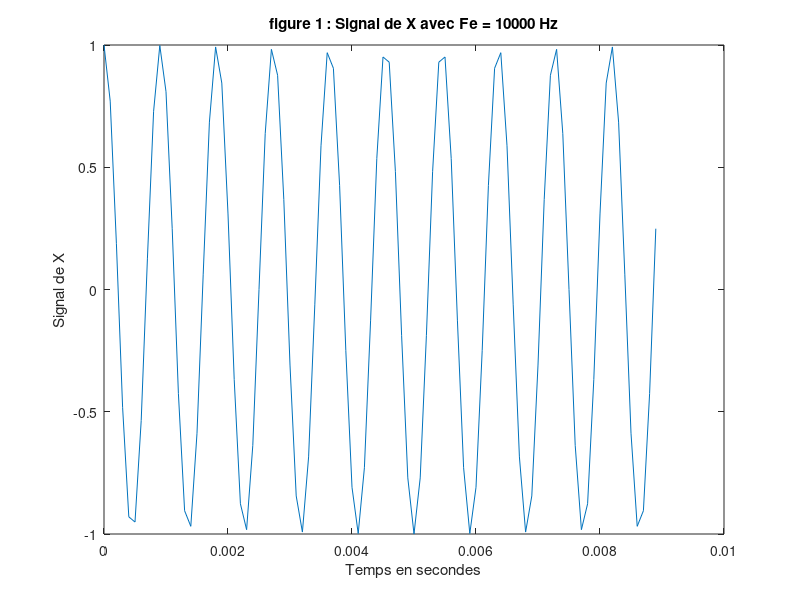
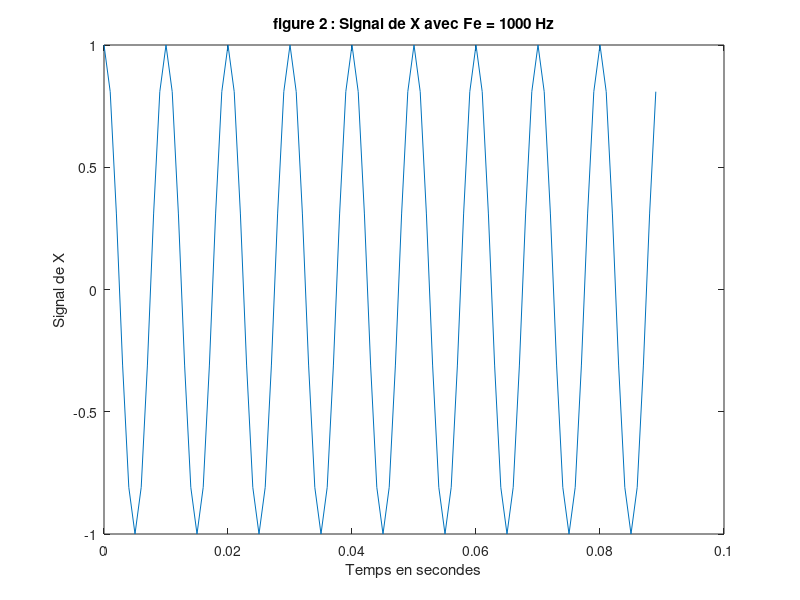
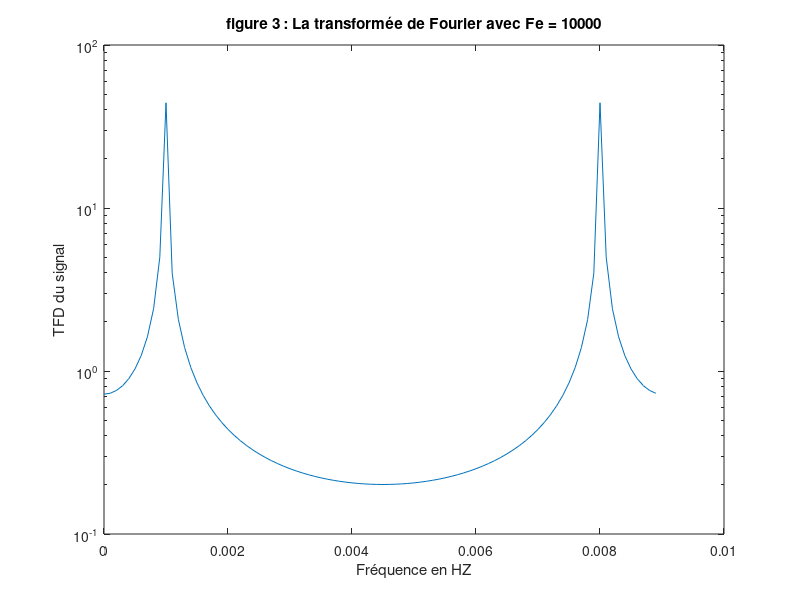
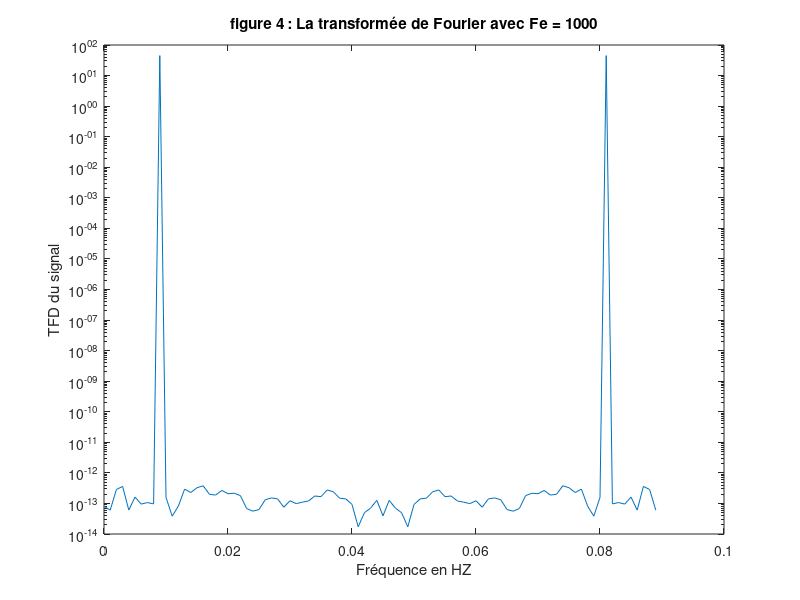

MATLAB code for these plots, in order:
% Initialisation de Matlab
clear;
close all;
clc;

%%%%%%%%%%%%%%%%%%%%%%%%%%%%%%%%%%%%%%%%%%%%%%%%%%%%%%%%%%%%%%%%%%%%%%%%%%%
% Effet de l'échantillonnage : Génération et tracé d'un cosinus numérique
%%%%%%%%%%%%%%%%%%%%%%%%%%%%%%%%%%%%%%%%%%%%%%%%%%%%%%%%%%%%%%%%%%%%%%%%%%%

%1. Générer 90 échantillons d'un cosinus, d'amplitude 1 (V), de fréquence 
%   f0 = 1100 Hz et échantillonné à Fe = 10000 Hz

%Paramètres
f0 = 1100;        %fréquence du cosinus
Fe = 10000;       %fréquence d'échantillonnage
Te = 1 / Fe;      %période d'échantillonnage
N = 90;           %nombre d'échantillons

%Génération du signal
x = cos(2 * pi *f0 * (0 : Te : (N - 1) * Te));

%2. tracé du cosinus généré précédemment avec une échelle temporelle en 
%   secondes

%Tracé du signal
figure;
plot((0 : Te : (N - 1) * Te), x)
xlabel('Temps en secondes')
ylabel('Signal de X')
title('figure 1 : Signal de X avec Fe = 10000 Hz')

%3. Générer 90 échantillons d'un cosinus, d'amplitude 1 (V), de fréquence
%   f0 = 1100 Hz et échantillonné à Fe = 1000 Hz
 
%Paramètres
f0 = 1100;        %fréquence du cosinus
Fe = 1000;        %fréquence d'échantillonnage
Te = 1 / Fe;      %période d'échantillonnage
N = 90;           %nombre d'échantillons

%Génération du signal
x = cos(2 * pi *f0 * (0 : Te : (N - 1) * Te));

%4. tracé du cosinus généré précédemment avec une échelle temporelle en 
%   secondes

%Tracé du signal
figure;
plot((0:Te:(N-1) * Te), x)
xlabel('Temps en secondes')
ylabel('Signal de X')
title('figure 2 : Signal de X avec Fe = 1000 Hz')

%%%%%%%%%%%%%%%%%%%%%%%%%%%%%%%%%%%%%%%%%%%%%%%%%%%%%%%%%%%%%%%%%%%%%%%%%%%
% Transformée de Fourier discrète (TFD)
%%%%%%%%%%%%%%%%%%%%%%%%%%%%%%%%%%%%%%%%%%%%%%%%%%%%%%%%%%%%%%%%%%%%%%%%%%%

%2.a) estimation de la transformée de Fourier d'un cosinus de fréquence 
%     f0 = 1100 Hz, d'amplitude A = 1V et échantillonné à Fe = 10000 Hz

%Calcul de la TFD du signal

%Paramètres
f0 = 1100;        %fréquence du cosinus
Fe = 10000;       %fréquence d'échantillonnage
Te = 1 / Fe;      %période d'échantillonnage
N = 90;           %nombre d'échantillons

%Génération du signal
x = cos(2 * pi *f0 * (0:Te:(N-1) * Te));
X = fft(x);

%Tracé du module de la TFD du signal
figure;
semilogy((0:Te:(N-1) * Te), abs(X))
xlabel('Fréquence en HZ')
ylabel('TFD du signal')
title('figure 3 : La transformée de Fourier avec Fe = 10000')


%2.b) estimation de la transformée de Fourier d'un cosinus de fréquence 
%     f0 = 1100 Hz, d'amplitude A = 1V et échantillonné à Fe = 1000 Hz

%Paramètres
f0 = 1100;        %fréquence du cosinus
Fe = 1000;        %fréquence d'échantillonnage
Te = 1 / Fe;      %période d'échantillonnage
N = 90;           %nombre d'échantillons

%Génération du signal
x = cos(2 * pi *f0 * (0:Te:(N-1) * Te));
X = fft(x);

%Tracé du module de la TFD du signal
figure;
semilogy((0:Te:(N-1) * Te), abs(X))
xlabel('Fréquence en HZ')
ylabel('TFD du signal')
title('figure 4 : La transformée de Fourier avec Fe = 1000')

%%%%%%%%%%%%%%%%%%%%%%%%%%%%%%%%%%%%%%%%%%%%%%%%%%%%%%%%%%%%%%%%%%%%%%%%%%%
% TFD du signal x 
%%%%%%%%%%%%%%%%%%%%%%%%%%%%%%%%%%%%%%%%%%%%%%%%%%%%%%%%%%%%%%%%%%%%%%%%%%%

%4) calcul de la transformée de Fourier d'un cosinus de fréquence 
%   f0 = 1100, échantillonné à Fe = 1000 en utilisant  et la technique du 
%   Zero Padding

% Paramètres
f0 = 1100;           % fréquence du cosinus
Fe = 10000;          % fréquence d'échantillonnage
Te = 1 / Fe;         % période d'échantiollonnage
N = 90;              % pas d'échantiollannage

% Génération du signal
x = cos(2 * pi * f0 * (0 : Te : (N - 1) * Te));
Nprime = 2 ^ nextpow2(length(x));          % Nombre de points
X = fft(x, Nprime);

% Tracé du module de cette transformé de Fourier en échelle log 
figure;
semilogy(linspace(-1 / 2 * Te, 1 / 2 * Te, length(X)), abs(X));
xlabel('Fréquence en Hz');
ylabel('|TF(x)|');
title('figure 5 : |TF(x)| en utilisant Zero Padding');

%5) Zero Padding avec plusieurs points

% Paramètres
Te = 1 / 10000;              % période d'échantiollonnage
N = 90;                      % pas d'échantiollannage
f0 = 1100;                   % fréquence du cosinus

% Génération du signal
x = cos( 2 * pi * f0 * (0 : Te : (N - 1) * Te));
N1 = 2 ^ nextpow2(length(x));      
X = fft(x, N1);

% Tracé de la 1ière figure
figure;
semilogy(linspace(-1 / 2 * Te, 1 / 2 * Te, length(X)), abs(X));
xlabel('Fréquence en Hz');
ylabel('|TF(x)|');
title('figure 6 : |TF(x)| en utilisant Zero Padding pour plusieurs points');
hold on;

% Tracé de la 2ière figure
N2 = 256;
X = fft(x, N2);
semilogy(linspace(-1 / 2 * Te, 1 / 2 * Te, length(X)), abs(X));

% Tracé de la 3ière figure
N3 = 1024;
X = fft(x, N3);
semilogy(linspace(-1 / 2 * Te, 1 / 2 * Te, length(X)), abs(X));


%%%%%%%%%%%%%%%%%%%%%%%%%%%%%%%%%%%%%%%%%%%%%%%%%%%%%%%%%%%%%%%%%%%%%%%%%%%
% Densité spectrale de puissance (DSP) numérique
%%%%%%%%%%%%%%%%%%%%%%%%%%%%%%%%%%%%%%%%%%%%%%%%%%%%%%%%%%%%%%%%%%%%%%%%%%%

%1) Générer une réalisation du signal x

% Paramètres
Te = 1 / 10000;             % période d'échantiollonnage
N = 90;                     % pas d'échantiollannage
T = 0 : Te : (N - 1) * Te;
f0 = 1100;                  % fréquence de cosinus
phi=rand*2*pi;              % phase à l'origine
legend('N=128','N=256','N=1024'); 

% Génération du signal
x = cos( 2 * pi * f0* T + phi);

%2) La DSP du signal x
X = fft(x);
F = linspace(-1 / 2 * Te, 1 / 2 * Te, length(X)); 
DSP_x = (1 / N) * (abs(X)) .^ 2;

% Tracé de la DSP du signal
figure;
plot((0 : Te : (N - 1) * Te), DSP_x);
xlabel('temps en seconds');
ylabel('DSP du signal x');
title('figure 7 : DSP du signal');

%3) la DSP du signal x, en implantant un périodogramme avec un fenêtrage

% Paramètres
Te = 1 / 10000;      % période d'échantiollonnage
N = 90;              % pas d'échantiollannage
f0 = 1100;           % fréquence de cosinus
phi = rand * 2 * pi; % phase à l'origine

% Génération du signal
x = cos(2 * pi * f0 * T + phi);

% une fenêtre de Hamming
X1 = x .* hamming(N)';
X = fft(X1, N);
DSP_x = (1 / N) * (abs(X)) .^ 2;

% Tracé la DSP du signal x, en implantant un fenetrage
figure;
plot((0 : Te : (N - 1) * Te), DSP_x);
xlabel('temps en seconds');
ylabel('DSP du signal x');
title('figure 8 : DSP du signal en implantant Hamming et Blackman');
hold on;

% Paramètres
Te= 1 / 10000;               % période d'échantiollonnage
N = 90;                      % pas d'échantiollannage
f0 = 1100;                   %fréquence de cosinus
phi = rand * 2 * pi;         % phase à l'origine

% Génération du signal
x = cos(2 * pi*  f0* T + phi);

% une fenêtre de Blackman
X1 = x .* blackman(N)';
X = fft(X1, N);
DSP_x = (1 / N) * (abs(X)) .^ 2;

% Tracé la DSP du signal x, en implantant un fenetrage
plot((0 : Te : (N - 1) * Te), DSP_x);
hold off;
legend('hamming','blackman'); 